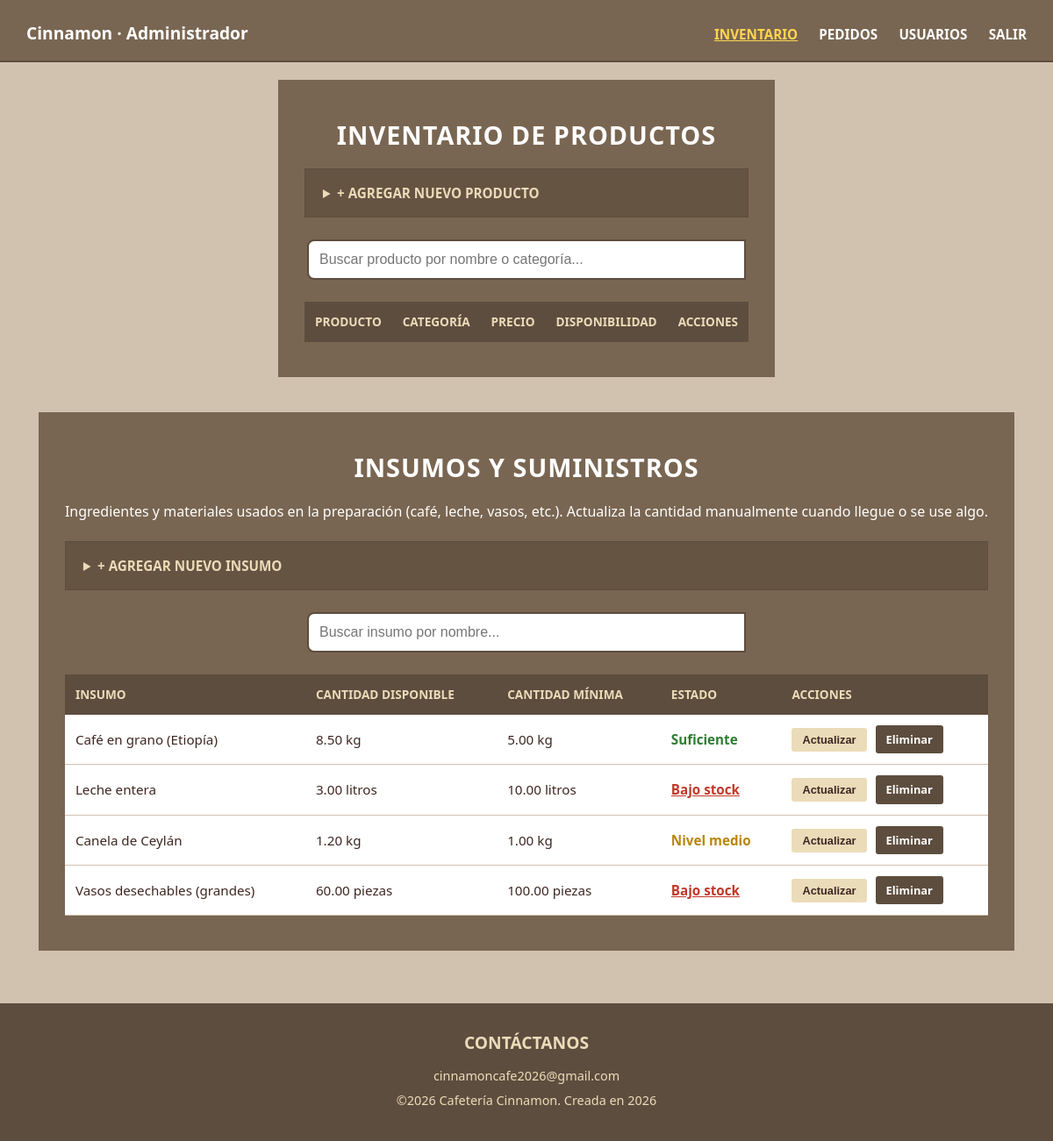
Screenshot of /php/admin_inventario.php (signed in) with the database file from the repository.
### tables this page shows
CREATE TABLE insumos (
    id_insumo INT AUTO_INCREMENT PRIMARY KEY,
    nombre VARCHAR(100) NOT NULL,
    cantidad_disponible DECIMAL(10,2) NOT NULL,
    cantidad_minima DECIMAL(10,2) NOT NULL,
    unidad_medida VARCHAR(20) NOT NULL
);

### php/admin_inventario.php (the view, shortened to what this page needs)
<?php
require "conexion.php";
$insumos = $conexion->query("SELECT * FROM insumos ORDER BY id_insumo")->fetchAll(PDO::FETCH_ASSOC);
?>
<!DOCTYPE html>
<html lang="es">
<head>
    <link rel="stylesheet" href="../css/principal.css">
    <link rel="stylesheet" href="../css/admin.css">
</head>
<body>
    <div id="header-placeholder" data-tipo="admin"></div>
    <section class="admin-main">
        <h2 class="seccion-titulo">Inventario de productos</h2>
        <details>
            <summary>+ Agregar nuevo producto</summary>
        </details>
        <div class="buscador">
            <input type="text" data-buscar-tabla="tabla-productos" placeholder="Buscar producto por nombre o categoría...">
        </div>
        <table class="admin-tabla" id="tabla-productos">
            <thead>
                <tr>
                    <th>Producto</th>
                    <th>Categoría</th>
                    <th>Precio</th>
                    <th>Disponibilidad</th>
                    <th>Acciones</th>
                </tr>
            </thead>
        </table>
    </section>
    <section class="admin-main">
        <h2 class="seccion-titulo">Insumos y suministros</h2>
        <p style="margin-bottom: 20px;">Ingredientes y materiales usados en la preparación (café, leche, vasos, etc.).
            Actualiza la cantidad manualmente cuando llegue o se use algo.</p>
        <details>
            <summary>+ Agregar nuevo insumo</summary>
        </details>
        <div class="buscador">
            <input type="text" data-buscar-tabla="tabla-insumos" placeholder="Buscar insumo por nombre...">
        </div>
        <table class="admin-tabla" id="tabla-insumos">
            <thead>
                <tr>
                    <th>Insumo</th>
                    <th>Cantidad disponible</th>
                    <th>Cantidad mínima</th>
                    <th>Estado</th>
                    <th>Acciones</th>
                </tr>
            </thead>
            <tbody>
                <?php foreach ($insumos as $ins): ?>
                <?php
                    if ($ins['cantidad_disponible'] < $ins['cantidad_minima']) {
                        $nivel = 'bajo';
                        $etiqueta = 'Bajo stock';
                    } elseif ($ins['cantidad_disponible'] < $ins['cantidad_minima'] * 1.5) {
                        $nivel = 'medio';
                        $etiqueta = 'Nivel medio';
                    } else {
                        $nivel = 'suficiente';
                        $etiqueta = 'Suficiente';
                    }
                ?>
                <tr class="fila-<?php echo $nivel; ?>">
                    <td><?php echo htmlspecialchars($ins['nombre']); ?></td>
                    <td>
                        <span class="cantidad-val"><?php echo $ins['cantidad_disponible']; ?></span>
                        <span class="unidad"><?php echo htmlspecialchars($ins['unidad_medida']); ?></span>
                    </td>
                    <td><?php echo $ins['cantidad_minima']; ?> <?php echo htmlspecialchars($ins['unidad_medida']); ?></td>
                    <td class="stock-<?php echo $nivel; ?>"><?php echo $etiqueta; ?></td>
                    <td>
                        <form action="actualizar_insumo.php" method="post" style="display: inline;" class="form-actualizar-modal">
                            <button type="submit" class="btn-editar btn-actualizar-insumo">Actualizar</button>
                        </form>
                        <a href="eliminar_insumo.php?id=<?php echo $ins['id_insumo']; ?>" class="btn-eliminar">Eliminar</a>
                    </td>
                </tr>
                <?php endforeach; ?>
            </tbody>
        </table>
    </section>
    <div id="footer-placeholder"></div>
</body>
</html>

### css/principal.css (style rules this page uses)
html { height: 100%; }
* { box-sizing: border-box; margin: 0; padding: 0; }
body { font-family: 'Segoe UI', Tahoma, Geneva, Verdana, sans-serif; background-color: #d1c2b0; color: #3e2723; line-height: 1.6; display: flex; flex-direction: column; min-height: 100vh; }
#footer-placeholder { margin-top: auto; }
.seccion-titulo { text-align: center; font-size: 1.8rem; text-transform: uppercase; letter-spacing: 1px; margin-bottom: 15px; color: #ffffff; }
.buscador { max-width: 500px; margin: 0 auto 25px; display: flex; }
.buscador input { flex: 1; padding: 12px; border: 2px solid #5d4d3e; border-radius: 8px 0 0 8px; font-size: 1rem; }

### css/admin.css (style rules this page uses)
.admin-main { background-color: #796652; margin: 20px auto; max-width: 1170px; padding: 40px 30px; color: #ffffff; }
.admin-tabla { width: 100%; border-collapse: collapse; background-color: #ffffff; color: #3e2723; table-layout: auto; }
.admin-tabla th { background-color: #5d4d3e; color: #ebdcb9; padding: 12px; text-align: left; text-transform: uppercase; font-size: 0.85rem; white-space: nowrap; }
.admin-tabla td { padding: 12px; border-bottom: 1px solid #d1c2b0; font-size: 0.95rem; vertical-align: middle; }
.stock-bajo { color: #c0392b; font-weight: bold; text-decoration: underline; }
.stock-medio { color: #b8860b; font-weight: bold; }
.stock-suficiente { color: #2e7d32; font-weight: bold; }
.admin-main details { background-color: #665443; border: 1px solid #5d4d3e; padding: 15px 20px; margin-bottom: 25px; }
.admin-main summary { font-weight: bold; cursor: pointer; color: #ebdcb9; text-transform: uppercase; font-size: 0.95rem; }
.btn-editar, .btn-eliminar { display: inline-block; padding: 6px 12px; font-size: 0.8rem; font-weight: bold; text-decoration: none; border-radius: 3px; border: none; cursor: pointer; }
.btn-editar { background-color: #ebdcb9; color: #3e2723; }
.btn-eliminar { background-color: #5d4d3e; color: #ffffff; margin-left: 6px; }

### rows the page displays
insumos: nombre "Café en grano (Etiopía)", cantidad_disponible "8.50", unidad_medida "kg", cantidad_minima "5.00", etiqueta "Suficiente"
insumos: nombre "Leche entera", cantidad_disponible "3.00", unidad_medida "litros", cantidad_minima "10.00", etiqueta "Bajo stock"
insumos: nombre "Canela de Ceylán", cantidad_disponible "1.20", unidad_medida "kg", cantidad_minima "1.00", etiqueta "Nivel medio"
insumos: nombre "Vasos desechables (grandes)", cantidad_disponible "60.00", unidad_medida "piezas", cantidad_minima "100.00", etiqueta "Bajo stock"
